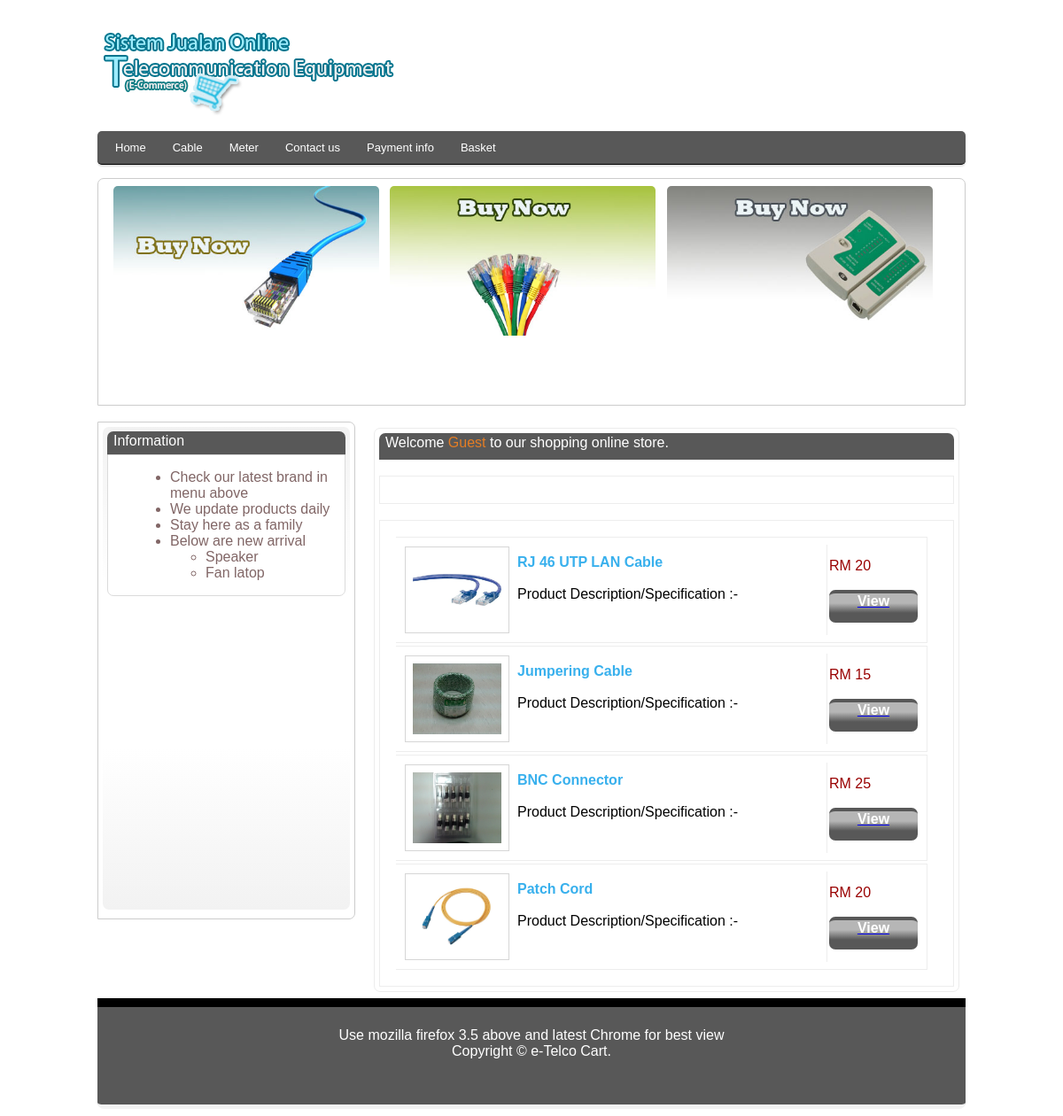
The page /u_product_list.php?kategory=Cable on the database its author committed.
### tables this page shows
CREATE TABLE IF NOT EXISTS `product` (
  `product_id` int(8) NOT NULL AUTO_INCREMENT,
  `product_name` varchar(50) NOT NULL,
  `product_pic` varchar(200) NOT NULL,
  `product_price_unit` varchar(30) NOT NULL,
  `product_brand` varchar(30) NOT NULL,
  `product_category` varchar(30) NOT NULL,
  `product_description1` text NOT NULL,
  `product_description2` text NOT NULL,
  PRIMARY KEY (`product_id`)
);

### u_product_list.php (the view, shortened to what this page needs)
<!DOCTYPE html PUBLIC "-//W3C//DTD XHTML 1.0 Transitional//EN" "http://www.w3.org/TR/xhtml1/DTD/xhtml1-transitional.dtd">
<html xmlns="http://www.w3.org/1999/xhtml">
<head>
<link href="styles.css" type="text/css" rel="stylesheet" />
</head>
<body>
<center>
<div id="kandungan_besar">
	<div id="banner">
   	  <?php include("banner.php");?>
    </div>
    <div id="menu">
      <?php include("menu_user.php");?>
    </div>
    <div id="bawah_banner">
        <?php include("3pic.php");?>
    </div>
    <br />
    <div id="kiri">
    	<div id="dalam_kiri">
          <?php include("information.php");?>
      </div>
    </div>
    <div class="kanan3 clearfix">
   <div class="h2_background">Welcome <?php if(@$_SESSION['user_name']==""){ echo "<font color='#E47D25'>Guest</font> to our shopping online store.";}else{
	   echo "<font color='#E47D25'>".@$_SESSION['user_name']."</font> to our shopping online store. <a href='logout_user.php'>Logout</a>";}?>  </div>
       <center>
       <br />
       <div class="content">
       </div></center>
       <br />
      <div class="content">
       <form>
       <?php
	   $kategory = @$_GET['kategory'];
	   $p_brand = @$_GET['p_brand'];
	   if(($kategory)&&($p_brand==""))
	   {
		     $kategory1 = $kategory;
	   $hh = mysql_query("select *from product where product_category='$kategory1'");
	   while($get_hh = mysql_fetch_array($hh))
	   {
	   ?>
       		<table width="600" border="0" cellspacing="3" cellpadding="2" style="border:1px solid #EDEDED;border-left:none;padding:5px 5px 5px 5px;margin:3px;">
  <tr>
    <td width="120"><img src="images_pc/<?php echo $get_hh['product_pic'];?>" height="80" width="100" style="padding:8px 8px 8px 8px;border:1px solid #D6D6D6;"/></td>
    <td align="left"><div style="margin-top:-10px;text-align:left"><font color="#38B0ED"><b><?php echo $get_hh['product_name'];?>
    </b></font></div><br />
    				<div>Product Description/Specification :-
            </div>
    </td>
    <td width="100" style="border-left:1px solid #EDEDED;margin-top:-30px;"> <font color="#990000">RM <?php echo $get_hh['product_price_unit'];?></font><br /><br /><a href="u_product_list_view.php?product_id=<?php echo $get_hh['product_id'];?>&customer_id=<?php echo @$_SESSION['customer_id'];?>"><div class="input_button" align="center"  >View</div></a></td>
  </tr>
</table>
<?php
	   }
	   }
	   ?>
       </form>
      </div>
    </div>
    <div id="footer">
    <?php include("footer.php");?>
    </div>
</div>
</center>
</body>
</html>

### banner.php
<div align="left"><img src="images/LOGO1.png" /></div>

### menu_user.php (shortened to what this page needs)
<ul>
 		<li><a href="index.php">Home</a>
          </li>
        <li><a href="u_product_list.php?kategory=Cable">Cable</a>
          </li>
        <li><a href="u_product_list.php?kategory=Meter">Meter</a>
          </li>
        <li><a href="contact_us.php">Contact us</a>
          </li>
        <li><a href="payment_info.php">Payment info</a>
          </li>
        <li><a href="u_view_cart.php">Basket</a>
          </li>
      </ul>

### 3pic.php
<table width="950" border="0" cellspacing="1" cellpadding="2">
  <tr>
    <td><img src="images/10510075.jpg" width="300" class="gambar"/></td>
    <td><img src="images/10510052.jpg" width="300" class="gambar"/></td>
    <td><img src="images/10916059.jpg" width="300" class="gambar"/></td>
    <td>&nbsp;</td>
  </tr>
</table>

### information.php
<div class="h2_background" id="admin_log">Information</div><br />
            <div class="user_login" id="admin">
             <ul>
             	<li>Check our latest brand in menu above</li>
                <li>We update products daily</li>
                <li>Stay here as a family</li>
                <li>Below are new arrival
                	<ul>
                    	<li>Speaker</li>
                        <li>Fan latop</li>
                    </ul>
                </li>
              </ul>
            </div>

### footer.php
<br />
    Use mozilla firefox 3.5 above and latest Chrome for best view<br />
     Copyright &copy; e-Telco Cart.

### styles.css (style rules this page uses)
body { background:#fff; font-family:Candara, Geneva, sans-serif }
#kandungan_besar { width:980px; height:auto; background:#fff; border:0px solid #CCC; -moz-border-radius:7px; -webkit-border-radius:7px; }
#banner { -moz-border-radius-topleft:7px; -moz-border-radius-topright:7px; -webkit-border-top-right-radius: 7px; -webkit-border-top-left-radius: 7px; color:#FFF; font-size:24px; padding-top:5px; }
#bawah_banner { background:-moz-linear-gradient(#FDFDFD,#FDFDFD,#FDFDFD,#ECECEC); height:250px; border:1px solid #CCC; -moz-border-radius-topleft:7px; -moz-border-radius-topright:7px; -webkit-border-top-right-radius: 7px; -webkit-border-top-left-radius: 7px; color:#FFF; font-size:24px; padding-top:5px; }
#kiri { float:left; width:279px; border:1px solid #CCC; -moz-border-radius-topright:7px; -moz-border-radius-bottomright:7px; -webkit-border-top-right-radius: 7px; -webkit-border-bottom-right-radius: 7px; height:550px; padding:5px 5px 5px 5px; text-align:left; }
#dalam_kiri { -moz-border-radius:7px; -webkit-border-radius:7px; padding:5px 5px 5px 5px; height:535px; background:-moz-linear-gradient(#F2F2F2,#FFF,#FFF,#F2F2F2); background:-webkit-linear-gradient(#F2F2F2,#FFF,#FFF,#F2F2F2); color:#816666; }
.h2_background { -moz-border-radius:7px 7px 7px 7px; -webkit-border-top-right-radius: 7px; -webkit-border-top-left-radius: 7px; color:#ffffff; background:#585858; background-position:top; height:28px; padding-left:7px; padding-top:2px; }
.kanan3 { -moz-border-radius:7px; -webkit-border-radius:7px; margin:7px; float:right; width:649px; border:1px solid #ECECEC; padding:5px 5px 5px 5px; text-align:left; }
.clearfix:after { content: "."; display: block; height: 0; clear: both; visibility: hidden; }
#footer { clear:both; background:#585858; height:100px; -moz-border-radius-bottomleft:7px; -moz-border-radius-bottomright:7px; -webkit-border-bottom-right-radius: 7px; -webkit-border-bottom-left-radius: 7px; border-top:10px solid #000; border-bottom:5px solid #F3F3F3; color:#fff; width:auto; padding:5px; }
.input_button { background:-moz-linear-gradient(#B6B6B6,#B6B6B6,#585858,#585858); background:-webkit-linear-gradient(#B6B6B6,#B6B6B6,#585858,#585858); -moz-border-radius:7px; -webkit-border-radius:7px; color:#FFF; border-top:4px solid #585858; width:auto; height:33px; font-weight:bolder; cursor:pointer; }
.user_login { padding-left:30px; border-top:none; border:1px solid #DBDBDB; margin-top:-22px; background:#FFF; -moz-border-radius-bottomleft:7px; -moz-border-radius-bottomright:7px; -webkit-border-bottom-right-radius: 7px; -webkit-border-bottom-left-radius: 7px; }
#menu { background: #585858; border-bottom: 1px solid #000000; height: 37px; margin-bottom: 15px; -webkit-border-radius: 5px 5px 5px 5px; -moz-border-radius: 5px 5px 5px 5px; -khtml-border-radius: 5px 5px 5px 5px; border-radius: 5px 5px 5px 5px; -webkit-box-shadow: 0px 2px 2px #DDDDDD; -moz-box-shadow: 0px 2px 2px #DDDDDD; box-shadow: 0px 2px 2px #DDDDDD; padding: 0px 5px; }
#menu ul { background: #585858; list-style: none; margin: 0; padding: 0; }
#menu > ul > li { position: relative; float: left; z-index: 20; }
#menu > ul > li > a { font-size: 13px; color: #FFF; line-height: 14px; text-decoration: none; display: block; padding: 12px 15px 11px 15px; z-index: 6; position: relative; }
.gambar { -moz-border-radius:5px; -webkit-border-radius:5px; -khtml-border-radius:5px; }
.content { border:1px solid #EDEDED; padding:15px 15px 15px 15px; }
form { padding: 0; margin: 0; display: inline; width:500px; }

### rows shown on the page
product: product_pic (picture), product_name "RJ 46 UTP LAN Cable", product_price_unit "20"
product: product_pic (picture), product_name "Jumpering Cable", product_price_unit "15"
product: product_pic (picture), product_name "BNC Connector", product_price_unit "25"
product: product_pic (picture), product_name "Patch Cord", product_price_unit "20"
